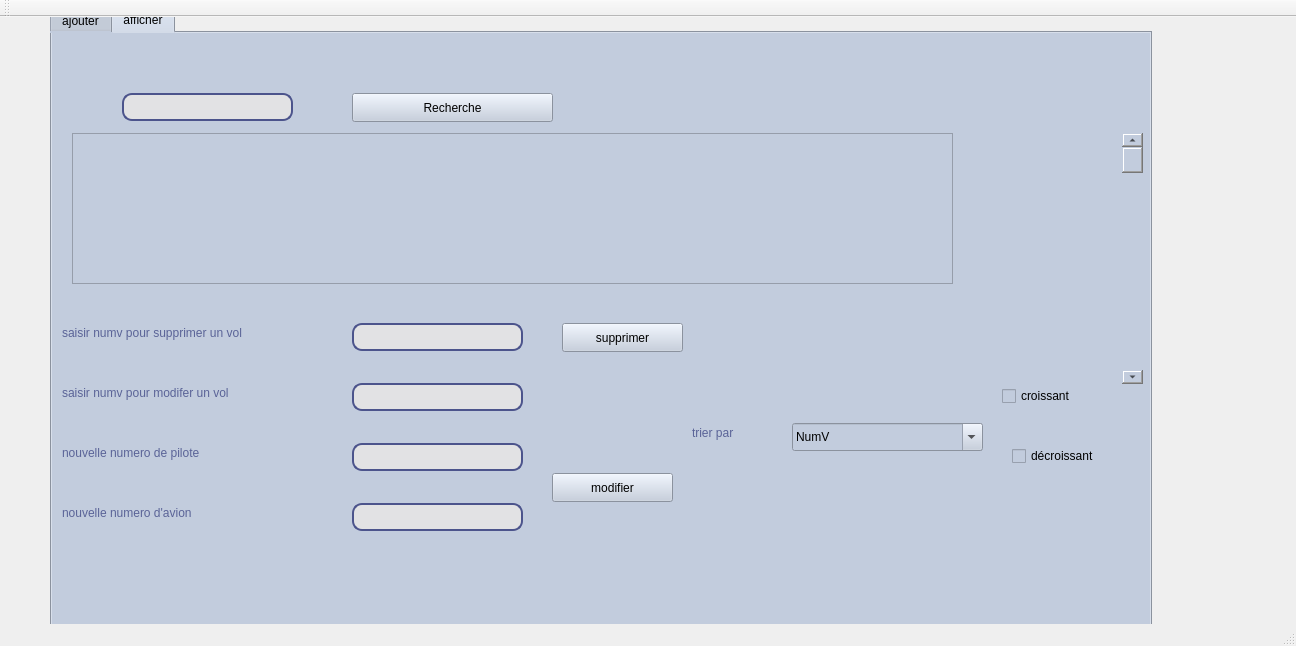
<?xml version="1.0" encoding="UTF-8"?>
<ui version="4.0">
 <class>MainWindow</class>
 <widget class="QMainWindow" name="MainWindow">
  <property name="geometry">
   <rect>
    <x>0</x>
    <y>0</y>
    <width>1296</width>
    <height>646</height>
   </rect>
  </property>
  <property name="windowTitle">
   <string>Gestion des Clients</string>
  </property>
  <widget class="QWidget" name="centralWidget">
   <widget class="QTabWidget" name="tabWidget">
    <property name="geometry">
     <rect>
      <x>50</x>
      <y>-10</y>
      <width>1102</width>
      <height>647</height>
     </rect>
    </property>
    <property name="styleSheet">
     <string notr="true">
background-color:  #c2ccdd;
selection-color: rgb(194, 204, 221);
color: rgb(0, 0, 0);
</string>
    </property>
    <property name="tabPosition">
     <enum>QTabWidget::North</enum>
    </property>
    <property name="tabShape">
     <enum>QTabWidget::Rounded</enum>
    </property>
    <property name="currentIndex">
     <number>1</number>
    </property>
    <property name="iconSize">
     <size>
      <width>36</width>
      <height>36</height>
     </size>
    </property>
    <property name="elideMode">
     <enum>Qt::ElideLeft</enum>
    </property>
    <widget class="QWidget" name="ajouter">
     <attribute name="icon">
      <iconset>
       <normaloff>../../Downloads/edit.png</normaloff>../../Downloads/edit.png</iconset>
     </attribute>
     <attribute name="title">
      <string>ajouter</string>
     </attribute>
     <attribute name="toolTip">
      <string>ajouter un vol</string>
     </attribute>
     <layout class="QVBoxLayout" name="verticalLayout_2">
      <item>
       <widget class="QFrame" name="frame_2">
        <property name="frameShape">
         <enum>QFrame::StyledPanel</enum>
        </property>
        <property name="frameShadow">
         <enum>QFrame::Raised</enum>
        </property>
        <widget class="QGroupBox" name="groupBox">
         <property name="geometry">
          <rect>
           <x>10</x>
           <y>0</y>
           <width>351</width>
           <height>521</height>
          </rect>
         </property>
         <property name="font">
          <font>
           <family>Arial Black</family>
           <pointsize>-1</pointsize>
           <weight>9</weight>
           <italic>false</italic>
           <bold>false</bold>
           <underline>false</underline>
          </font>
         </property>
         <property name="styleSheet">
          <string notr="true">QGroupBox {
    background-color:  #c2ccdd;
    color:#4c548c;
    border: 5px solid gray ;
    border-color:#4c548c;
    border-radius: 10px;
    margin-top: 3ex; /* leave space at the top for the title */
font :77 20px &quot;Arial Black&quot;;
    
    


QGroupBox::title {
    subcontrol-origin: margin;
    subcontrol-position: top center; /* position at the top center */
    padding: 0 3px;
    background-color: #c2ccdd;
}
}</string>
         </property>
         <property name="title">
          <string>  Formulaire</string>
         </property>
         <widget class="QLabel" name="label">
          <property name="geometry">
           <rect>
            <x>10</x>
            <y>60</y>
            <width>63</width>
            <height>20</height>
           </rect>
          </property>
          <property name="styleSheet">
           <string notr="true">color: rgb(90, 99, 151);font: 700 11pt &quot;Times New Roman&quot;;

</string>
          </property>
          <property name="text">
           <string>NumV :</string>
          </property>
         </widget>
         <widget class="QLabel" name="label_2">
          <property name="geometry">
           <rect>
            <x>10</x>
            <y>110</y>
            <width>63</width>
            <height>20</height>
           </rect>
          </property>
          <property name="styleSheet">
           <string notr="true">color: rgb(90, 99, 151);
font: 700 11pt &quot;Times New Roman&quot;;</string>
          </property>
          <property name="text">
           <string>NumP :</string>
          </property>
         </widget>
         <widget class="QLabel" name="label_3">
          <property name="geometry">
           <rect>
            <x>10</x>
            <y>230</y>
            <width>81</width>
            <height>20</height>
           </rect>
          </property>
          <property name="styleSheet">
           <string notr="true">
color: rgb(90, 99, 151);
font: 700 11pt &quot;Times New Roman&quot;;</string>
          </property>
          <property name="text">
           <string>Villedep :</string>
          </property>
         </widget>
         <widget class="QLabel" name="label_4">
          <property name="geometry">
           <rect>
            <x>10</x>
            <y>290</y>
            <width>81</width>
            <height>20</height>
           </rect>
          </property>
          <property name="styleSheet">
           <string notr="true">color: rgb(90, 99, 151);
font: 700 11pt &quot;Times New Roman&quot;;</string>
          </property>
          <property name="text">
           <string>Villearr  :</string>
          </property>
         </widget>
         <widget class="QLabel" name="label_5">
          <property name="geometry">
           <rect>
            <x>10</x>
            <y>350</y>
            <width>91</width>
            <height>21</height>
           </rect>
          </property>
          <property name="styleSheet">
           <string notr="true">color: rgb(90, 99, 151);font: 700 11pt &quot;Times New Roman&quot;;</string>
          </property>
          <property name="text">
           <string>Heuredep :</string>
          </property>
         </widget>
         <widget class="QLabel" name="label_6">
          <property name="geometry">
           <rect>
            <x>10</x>
            <y>410</y>
            <width>91</width>
            <height>20</height>
           </rect>
          </property>
          <property name="styleSheet">
           <string notr="true">font: 700 11pt &quot;Times New Roman&quot;;
color: rgb(90, 99, 151);</string>
          </property>
          <property name="text">
           <string>Heurearr :</string>
          </property>
         </widget>
         <widget class="QLabel" name="label_7">
          <property name="geometry">
           <rect>
            <x>10</x>
            <y>170</y>
            <width>63</width>
            <height>20</height>
           </rect>
          </property>
          <property name="styleSheet">
           <string notr="true">color: rgb(90, 99, 151);
font: 700 11pt &quot;Times New Roman&quot;;</string>
          </property>
          <property name="text">
           <string>NumA :</string>
          </property>
         </widget>
         <widget class="QLineEdit" name="le_numvol">
          <property name="geometry">
           <rect>
            <x>150</x>
            <y>60</y>
            <width>171</width>
            <height>28</height>
           </rect>
          </property>
          <property name="styleSheet">
           <string notr="true">QLineEdit{
border: 2px solid rgb(76, 84, 140);
border-radius : 10px;
color: rgb(0,0,0);
padding-left: 20px;
padding-right: 20px;
background-color: rgb(226, 226, 228);
}
QLineEdit:hover{
border: 2px solid rgb(144, 178, 214);
}
QLineEdit:focus{
border: 2px solid rgb(126, 148, 207);
background-color:rgb(167, 167, 168)

}</string>
          </property>
         </widget>
         <widget class="QLineEdit" name="le_numpilote">
          <property name="geometry">
           <rect>
            <x>150</x>
            <y>110</y>
            <width>171</width>
            <height>28</height>
           </rect>
          </property>
          <property name="styleSheet">
           <string notr="true">QLineEdit{
border: 2px solid rgb(76, 84, 140);
border-radius : 10px;
color: rgb(0,0,0);
padding-left: 20px;
padding-right: 20px;
background-color: rgb(226, 226, 228);
}
QLineEdit:hover{
border: 2px solid rgb(144, 178, 214);
}
QLineEdit:focus{
border: 2px solid rgb(126, 148, 207);
background-color:rgb(167, 167, 168)

}</string>
          </property>
         </widget>
         <widget class="QLineEdit" name="le_numavion">
          <property name="geometry">
           <rect>
            <x>150</x>
            <y>170</y>
            <width>171</width>
            <height>28</height>
           </rect>
          </property>
          <property name="styleSheet">
           <string notr="true">QLineEdit{
border: 2px solid rgb(76, 84, 140);
border-radius : 10px;
color: rgb(0,0,0);
padding-left: 20px;
padding-right: 20px;
background-color: rgb(226, 226, 228);
}
QLineEdit:hover{
border: 2px solid rgb(144, 178, 214);
}
QLineEdit:focus{
border: 2px solid rgb(126, 148, 207);
background-color:rgb(167, 167, 168)

}</string>
          </property>
         </widget>
         <widget class="QLineEdit" name="le_villedep">
          <property name="geometry">
           <rect>
            <x>150</x>
            <y>230</y>
            <width>171</width>
            <height>28</height>
           </rect>
          </property>
          <property name="styleSheet">
           <string notr="true">QLineEdit{
border: 2px solid rgb(76, 84, 140);
border-radius : 10px;
color: rgb(0,0,0);
padding-left: 20px;
padding-right: 20px;
background-color: rgb(226, 226, 228);
}
QLineEdit:hover{
border: 2px solid rgb(144, 178, 214);
}
QLineEdit:focus{
border: 2px solid rgb(126, 148, 207);
background-color:rgb(167, 167, 168)

}</string>
          </property>
         </widget>
         <widget class="QLineEdit" name="le_villearr">
          <property name="geometry">
           <rect>
            <x>150</x>
            <y>290</y>
            <width>171</width>
            <height>28</height>
           </rect>
          </property>
          <property name="styleSheet">
           <string notr="true">QLineEdit{
border: 2px solid rgb(76, 84, 140);
border-radius : 10px;
color: rgb(0,0,0);
padding-left: 20px;
padding-right: 20px;
background-color: rgb(226, 226, 228);
}
QLineEdit:hover{
border: 2px solid rgb(144, 178, 214);
}
QLineEdit:focus{
border: 2px solid rgb(126, 148, 207);
background-color:rgb(167, 167, 168)

}</string>
          </property>
         </widget>
         <widget class="QPushButton" name="pb_ajouter">
          <property name="geometry">
           <rect>
            <x>170</x>
            <y>480</y>
            <width>171</width>
            <height>29</height>
           </rect>
          </property>
          <property name="styleSheet">
           <string notr="true">font: 700 11pt &quot;Times New Roman&quot;;</string>
          </property>
          <property name="text">
           <string>ajouter un vol </string>
          </property>
          <property name="icon">
           <iconset>
            <normaloff>../../Downloads/275525160_524153185803309_4759165597027065744_n.png</normaloff>../../Downloads/275525160_524153185803309_4759165597027065744_n.png</iconset>
          </property>
         </widget>
         <widget class="QPushButton" name="pushButton_5">
          <property name="geometry">
           <rect>
            <x>10</x>
            <y>480</y>
            <width>151</width>
            <height>29</height>
           </rect>
          </property>
          <property name="styleSheet">
           <string notr="true">font: 700 11pt &quot;Times New Roman&quot;;</string>
          </property>
          <property name="text">
           <string>retour au menu </string>
          </property>
          <property name="icon">
           <iconset>
            <normaloff>../../Downloads/back.png</normaloff>../../Downloads/back.png</iconset>
          </property>
         </widget>
         <widget class="QLineEdit" name="le_heuredep">
          <property name="geometry">
           <rect>
            <x>150</x>
            <y>350</y>
            <width>171</width>
            <height>28</height>
           </rect>
          </property>
          <property name="styleSheet">
           <string notr="true">QLineEdit{
border: 2px solid rgb(76, 84, 140);
border-radius : 10px;
color: rgb(0,0,0);
padding-left: 20px;
padding-right: 20px;
background-color: rgb(226, 226, 228);
}
QLineEdit:hover{
border: 2px solid rgb(144, 178, 214);
}
QLineEdit:focus{
border: 2px solid rgb(126, 148, 207);
background-color:rgb(167, 167, 168)

}</string>
          </property>
         </widget>
         <widget class="QLineEdit" name="le_heurearr">
          <property name="geometry">
           <rect>
            <x>150</x>
            <y>410</y>
            <width>171</width>
            <height>28</height>
           </rect>
          </property>
          <property name="styleSheet">
           <string notr="true">QLineEdit{
border: 2px solid rgb(76, 84, 140);
border-radius : 10px;
color: rgb(0,0,0);
padding-left: 20px;
padding-right: 20px;
background-color: rgb(226, 226, 228);
}
QLineEdit:hover{
border: 2px solid rgb(144, 178, 214);
}
QLineEdit:focus{
border: 2px solid rgb(126, 148, 207);
background-color:rgb(167, 167, 168)

}</string>
          </property>
         </widget>
        </widget>
        <widget class="QFrame" name="frame">
         <property name="geometry">
          <rect>
           <x>390</x>
           <y>30</y>
           <width>671</width>
           <height>501</height>
          </rect>
         </property>
         <property name="styleSheet">
          <string notr="true">
    
QFrame{
background-color: rgb(76, 84, 140);
border: 3px solid gray ;
border-color:#c2ccdd;
border-radius: 10px;

}</string>
         </property>
         <property name="frameShape">
          <enum>QFrame::StyledPanel</enum>
         </property>
         <property name="frameShadow">
          <enum>QFrame::Raised</enum>
         </property>
         <widget class="QLineEdit" name="lineEdit_6">
          <property name="geometry">
           <rect>
            <x>30</x>
            <y>190</y>
            <width>311</width>
            <height>151</height>
           </rect>
          </property>
          <property name="styleSheet">
           <string notr="true">QLineEdit{
border: 2px solid rgb(76, 84, 140);
border-radius : 10px;
color: rgb(0,0,0);
padding-left: 20px;
padding-right: 20px;
background-color: rgb(226, 226, 228);
}
QLineEdit:hover{
border: 2px solid rgb(144, 178, 214);
}
QLineEdit:focus{
border: 2px solid rgb(126, 148, 207);
background-color:rgb(167, 167, 168)

}</string>
          </property>
         </widget>
         <widget class="QLineEdit" name="lineEdit_7">
          <property name="geometry">
           <rect>
            <x>340</x>
            <y>150</y>
            <width>211</width>
            <height>28</height>
           </rect>
          </property>
          <property name="styleSheet">
           <string notr="true">QLineEdit{
border: 2px solid rgb(76, 84, 140);
border-radius : 10px;
color: rgb(0,0,0);
padding-left: 20px;
padding-right: 20px;
background-color: rgb(226, 226, 228);
}
QLineEdit:hover{
border: 2px solid rgb(144, 178, 214);
}
QLineEdit:focus{
border: 2px solid rgb(126, 148, 207);
background-color:rgb(167, 167, 168)

}</string>
          </property>
          <property name="text">
           <string/>
          </property>
          <property name="placeholderText">
           <string>saisir une adresse mail</string>
          </property>
         </widget>
         <widget class="QLabel" name="label_11">
          <property name="geometry">
           <rect>
            <x>100</x>
            <y>150</y>
            <width>171</width>
            <height>20</height>
           </rect>
          </property>
          <property name="styleSheet">
           <string notr="true">font: 700 11pt &quot;Times New Roman&quot;;
color: rgb(147, 161, 207);
</string>
          </property>
          <property name="text">
           <string>envoyer un email :</string>
          </property>
         </widget>
         <widget class="QPushButton" name="pushButton_8">
          <property name="geometry">
           <rect>
            <x>360</x>
            <y>250</y>
            <width>101</width>
            <height>29</height>
           </rect>
          </property>
          <property name="styleSheet">
           <string notr="true">color: rgb(76, 84, 140);
font: 700 10pt &quot;Times New Roman&quot;;</string>
          </property>
          <property name="text">
           <string>envoyer</string>
          </property>
          <property name="icon">
           <iconset>
            <normaloff>../../Downloads/email.png</normaloff>../../Downloads/email.png</iconset>
          </property>
         </widget>
         <widget class="QPushButton" name="pushButton_9">
          <property name="geometry">
           <rect>
            <x>250</x>
            <y>380</y>
            <width>121</width>
            <height>29</height>
           </rect>
          </property>
          <property name="styleSheet">
           <string notr="true">color: rgb(76, 84, 140);
font: 700 10pt &quot;Times New Roman&quot;;</string>
          </property>
          <property name="text">
           <string>SMS</string>
          </property>
          <property name="icon">
           <iconset>
            <normaloff>../../Downloads/send.png</normaloff>../../Downloads/send.png</iconset>
          </property>
         </widget>
         <widget class="QPushButton" name="pushButton_7">
          <property name="geometry">
           <rect>
            <x>330</x>
            <y>440</y>
            <width>171</width>
            <height>29</height>
           </rect>
          </property>
          <property name="styleSheet">
           <string notr="true">color: rgb(76, 84, 140);
font: 700 10pt &quot;Times New Roman&quot;;</string>
          </property>
          <property name="text">
           <string>pdf personaliser </string>
          </property>
          <property name="icon">
           <iconset>
            <normaloff>../../Downloads/pdf-file.png</normaloff>../../Downloads/pdf-file.png</iconset>
          </property>
         </widget>
         <widget class="QPushButton" name="pushButton_6">
          <property name="geometry">
           <rect>
            <x>150</x>
            <y>440</y>
            <width>131</width>
            <height>29</height>
           </rect>
          </property>
          <property name="styleSheet">
           <string notr="true">color: rgb(76, 84, 140);
font: 700 10pt &quot;Times New Roman&quot;;



</string>
          </property>
          <property name="text">
           <string>QR code </string>
          </property>
          <property name="icon">
           <iconset>
            <normaloff>../../Downloads/qr-code.png</normaloff>../../Downloads/qr-code.png</iconset>
          </property>
         </widget>
        </widget>
       </widget>
      </item>
     </layout>
    </widget>
    <widget class="QWidget" name="afficher">
     <attribute name="icon">
      <iconset>
       <normaloff>../../Downloads/proof-reading.png</normaloff>../../Downloads/proof-reading.png</iconset>
     </attribute>
     <attribute name="title">
      <string>afficher</string>
     </attribute>
     <attribute name="toolTip">
      <string>afficher les vols</string>
     </attribute>
     <widget class="QScrollBar" name="verticalScrollBar">
      <property name="geometry">
       <rect>
        <x>1070</x>
        <y>100</y>
        <width>21</width>
        <height>251</height>
       </rect>
      </property>
      <property name="orientation">
       <enum>Qt::Vertical</enum>
      </property>
     </widget>
     <widget class="QFontComboBox" name="fontComboBox">
      <property name="geometry">
       <rect>
        <x>740</x>
        <y>390</y>
        <width>191</width>
        <height>28</height>
       </rect>
      </property>
      <property name="styleSheet">
       <string notr="true">
font: 700 10pt &quot;Times New Roman&quot;;</string>
      </property>
      <property name="currentText">
       <string>NumV</string>
      </property>
     </widget>
     <widget class="QLabel" name="label_8">
      <property name="geometry">
       <rect>
        <x>640</x>
        <y>390</y>
        <width>91</width>
        <height>20</height>
       </rect>
      </property>
      <property name="styleSheet">
       <string notr="true">color: rgb(90, 99, 151);
font: 700 11pt &quot;Times New Roman&quot;;</string>
      </property>
      <property name="text">
       <string>trier par</string>
      </property>
     </widget>
     <widget class="QTableView" name="tab_vols">
      <property name="geometry">
       <rect>
        <x>20</x>
        <y>100</y>
        <width>881</width>
        <height>151</height>
       </rect>
      </property>
      <property name="styleSheet">
       <string notr="true">
font: 700 10pt &quot;Times New Roman&quot;;</string>
      </property>
     </widget>
     <widget class="QCheckBox" name="checkBox">
      <property name="geometry">
       <rect>
        <x>950</x>
        <y>350</y>
        <width>93</width>
        <height>26</height>
       </rect>
      </property>
      <property name="styleSheet">
       <string notr="true">
font: 700 10pt &quot;Times New Roman&quot;;</string>
      </property>
      <property name="text">
       <string>croissant</string>
      </property>
     </widget>
     <widget class="QCheckBox" name="checkBox_2">
      <property name="geometry">
       <rect>
        <x>960</x>
        <y>410</y>
        <width>111</width>
        <height>26</height>
       </rect>
      </property>
      <property name="styleSheet">
       <string notr="true">font: 700 10pt &quot;Times New Roman&quot;;</string>
      </property>
      <property name="text">
       <string>décroissant</string>
      </property>
     </widget>
     <widget class="QLabel" name="label_9">
      <property name="geometry">
       <rect>
        <x>10</x>
        <y>290</y>
        <width>281</width>
        <height>20</height>
       </rect>
      </property>
      <property name="styleSheet">
       <string notr="true">color: rgb(90, 99, 151);

font: 700 11pt &quot;Times New Roman&quot;;
</string>
      </property>
      <property name="text">
       <string>saisir numv pour supprimer un vol </string>
      </property>
     </widget>
     <widget class="QPushButton" name="pb_supprimer">
      <property name="geometry">
       <rect>
        <x>510</x>
        <y>290</y>
        <width>121</width>
        <height>29</height>
       </rect>
      </property>
      <property name="styleSheet">
       <string notr="true">
font: 700 10pt &quot;Times New Roman&quot;;</string>
      </property>
      <property name="text">
       <string>supprimer</string>
      </property>
      <property name="icon">
       <iconset>
        <normaloff>../../Downloads/delete.png</normaloff>../../Downloads/delete.png</iconset>
      </property>
     </widget>
     <widget class="QPushButton" name="pb_recherche">
      <property name="geometry">
       <rect>
        <x>300</x>
        <y>60</y>
        <width>201</width>
        <height>29</height>
       </rect>
      </property>
      <property name="styleSheet">
       <string notr="true">
font: 700 10pt &quot;Times New Roman&quot;;
</string>
      </property>
      <property name="text">
       <string>Recherche</string>
      </property>
      <property name="icon">
       <iconset>
        <normaloff>../../Downloads/magnifying-glass.png</normaloff>../../Downloads/magnifying-glass.png</iconset>
      </property>
     </widget>
     <widget class="QPushButton" name="pb_modifier">
      <property name="geometry">
       <rect>
        <x>500</x>
        <y>440</y>
        <width>121</width>
        <height>29</height>
       </rect>
      </property>
      <property name="styleSheet">
       <string notr="true">color: rgb(0, 0, 0);
font: 700 10pt &quot;Times New Roman&quot;;
</string>
      </property>
      <property name="text">
       <string>modifier</string>
      </property>
      <property name="icon">
       <iconset>
        <normaloff>../../Downloads/edit-button.png</normaloff>../../Downloads/edit-button.png</iconset>
      </property>
     </widget>
     <widget class="QLineEdit" name="le_numvol_sup">
      <property name="geometry">
       <rect>
        <x>300</x>
        <y>290</y>
        <width>171</width>
        <height>28</height>
       </rect>
      </property>
      <property name="styleSheet">
       <string notr="true">QLineEdit{
border: 2px solid rgb(76, 84, 140);
border-radius : 10px;
color: rgb(0,0,0);
padding-left: 20px;
padding-right: 20px;
background-color: rgb(226, 226, 228);
}
QLineEdit:hover{
border: 2px solid rgb(144, 178, 214);
}
QLineEdit:focus{
border: 2px solid rgb(126, 148, 207);
background-color:rgb(167, 167, 168)

}</string>
      </property>
     </widget>
     <widget class="QLineEdit" name="le_numvol_rech">
      <property name="geometry">
       <rect>
        <x>70</x>
        <y>60</y>
        <width>171</width>
        <height>28</height>
       </rect>
      </property>
      <property name="styleSheet">
       <string notr="true">QLineEdit{
border: 2px solid rgb(76, 84, 140);
border-radius : 10px;
color: rgb(0,0,0);
padding-left: 20px;
padding-right: 20px;
background-color: rgb(226, 226, 228);
}
QLineEdit:hover{
border: 2px solid rgb(144, 178, 214);
}
QLineEdit:focus{
border: 2px solid rgb(126, 148, 207);
background-color:rgb(167, 167, 168)

}</string>
      </property>
     </widget>
     <widget class="QLabel" name="label_10">
      <property name="geometry">
       <rect>
        <x>10</x>
        <y>350</y>
        <width>281</width>
        <height>20</height>
       </rect>
      </property>
      <property name="styleSheet">
       <string notr="true">color: rgb(90, 99, 151);

font: 700 11pt &quot;Times New Roman&quot;;
</string>
      </property>
      <property name="text">
       <string>saisir numv pour modifer un vol </string>
      </property>
     </widget>
     <widget class="QLineEdit" name="le_numvol_modifier">
      <property name="geometry">
       <rect>
        <x>300</x>
        <y>350</y>
        <width>171</width>
        <height>28</height>
       </rect>
      </property>
      <property name="styleSheet">
       <string notr="true">QLineEdit{
border: 2px solid rgb(76, 84, 140);
border-radius : 10px;
color: rgb(0,0,0);
padding-left: 20px;
padding-right: 20px;
background-color: rgb(226, 226, 228);
}
QLineEdit:hover{
border: 2px solid rgb(144, 178, 214);
}
QLineEdit:focus{
border: 2px solid rgb(126, 148, 207);
background-color:rgb(167, 167, 168)

}</string>
      </property>
     </widget>
     <widget class="QLineEdit" name="le_numpilote_new">
      <property name="geometry">
       <rect>
        <x>300</x>
        <y>410</y>
        <width>171</width>
        <height>28</height>
       </rect>
      </property>
      <property name="styleSheet">
       <string notr="true">QLineEdit{
border: 2px solid rgb(76, 84, 140);
border-radius : 10px;
color: rgb(0,0,0);
padding-left: 20px;
padding-right: 20px;
background-color: rgb(226, 226, 228);
}
QLineEdit:hover{
border: 2px solid rgb(144, 178, 214);
}
QLineEdit:focus{
border: 2px solid rgb(126, 148, 207);
background-color:rgb(167, 167, 168)

}</string>
      </property>
     </widget>
     <widget class="QLineEdit" name="le_numavion_new">
      <property name="geometry">
       <rect>
        <x>300</x>
        <y>470</y>
        <width>171</width>
        <height>28</height>
       </rect>
      </property>
      <property name="styleSheet">
       <string notr="true">QLineEdit{
border: 2px solid rgb(76, 84, 140);
border-radius : 10px;
color: rgb(0,0,0);
padding-left: 20px;
padding-right: 20px;
background-color: rgb(226, 226, 228);
}
QLineEdit:hover{
border: 2px solid rgb(144, 178, 214);
}
QLineEdit:focus{
border: 2px solid rgb(126, 148, 207);
background-color:rgb(167, 167, 168)

}</string>
      </property>
     </widget>
     <widget class="QLabel" name="label_12">
      <property name="geometry">
       <rect>
        <x>10</x>
        <y>410</y>
        <width>281</width>
        <height>20</height>
       </rect>
      </property>
      <property name="styleSheet">
       <string notr="true">color: rgb(90, 99, 151);

font: 700 11pt &quot;Times New Roman&quot;;
</string>
      </property>
      <property name="text">
       <string>nouvelle numero de pilote</string>
      </property>
     </widget>
     <widget class="QLabel" name="label_13">
      <property name="geometry">
       <rect>
        <x>10</x>
        <y>470</y>
        <width>281</width>
        <height>20</height>
       </rect>
      </property>
      <property name="styleSheet">
       <string notr="true">color: rgb(90, 99, 151);

font: 700 11pt &quot;Times New Roman&quot;;
</string>
      </property>
      <property name="text">
       <string>nouvelle numero d'avion</string>
      </property>
     </widget>
    </widget>
   </widget>
  </widget>
  <widget class="QMenuBar" name="menuBar">
   <property name="geometry">
    <rect>
     <x>0</x>
     <y>0</y>
     <width>1296</width>
     <height>26</height>
    </rect>
   </property>
  </widget>
  <widget class="QToolBar" name="mainToolBar">
   <attribute name="toolBarArea">
    <enum>TopToolBarArea</enum>
   </attribute>
   <attribute name="toolBarBreak">
    <bool>false</bool>
   </attribute>
  </widget>
  <widget class="QStatusBar" name="statusBar"/>
 </widget>
 <layoutdefault spacing="6" margin="11"/>
 <resources/>
 <connections/>
</ui>
